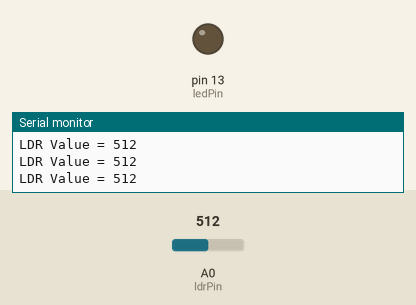
The sketch below on a simulated Arduino Uno, built with avr-gcc and run on an emulated ATmega328P. On the bench: output pins drawn as LEDs (lit = HIGH), the last lines printed to the serial monitor. Inputs (shaded band) come from the test bench; at power-on: A0 (ldrPin) = 512.

Above: at 1.2 s.
1.3 s: A0 (ldrPin) set to 490
At 2.4 s:
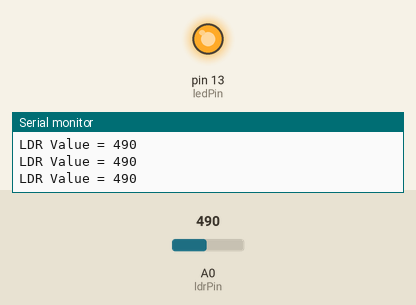
2.9 s: A0 (ldrPin) set to 510
At 3.7 s:
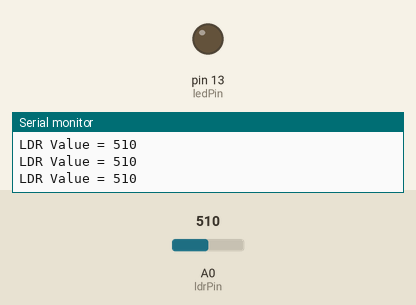
4.5 s: A0 (ldrPin) set to 306
At 5.0 s:
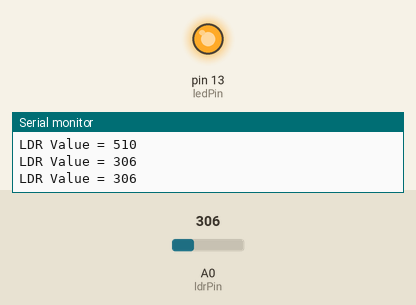
Timing chart, 0 to 7.5 s (numbered marks = the images above; inputs shaded):
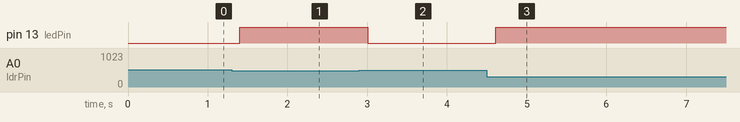

The sketch:

ldr-sensor-w-led-values.ino
```cpp
int ldrPin = A0;     // LDR connected to A0
int ledPin = 13;     // LED pin

void setup() {

  Serial.begin(9600);

  pinMode(ledPin, OUTPUT);
}

void loop() {

  int ldrValue = analogRead(ldrPin);

  Serial.print("LDR Value = ");
  Serial.println(ldrValue);

  // Dark condition
  if (ldrValue < 500) {

    digitalWrite(ledPin, HIGH);
  }

  // Bright condition
  else {

    digitalWrite(ledPin, LOW);
  }

  delay(200);
}
```

Measured:
- the behaviour switches between 500 and 499 on A0 (ldrPin) (found by bisection; images 0 and 1)
- after the input at 1.3 s, pin 13 (ledPin): LOW → HIGH after 0.10 s
- after the input at 2.9 s, pin 13 (ledPin): HIGH → LOW after 0.11 s
- after the input at 4.5 s, pin 13 (ledPin): LOW → HIGH after 0.11 s
